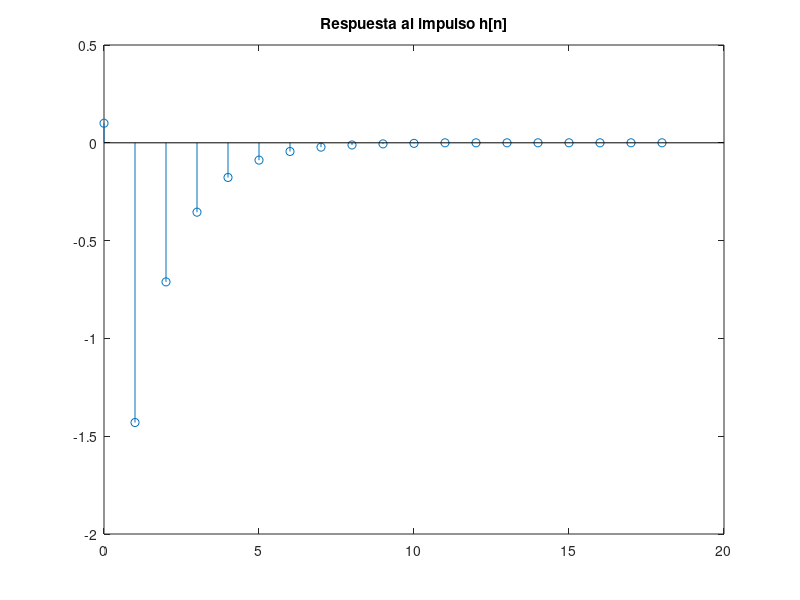

Reproduce this figure in MATLAB.
%tengo y[n] = (B^n * a1^n + B^n * a2d(n-l))*x[n]
%Grafico h[n] para B = 0.5, a1 = 0.2, a2 = -3 y l = 2

n = linspace(1, 10, 10);
g = (0.5).^n;
z = (0.2).^n + -3*(n == 2); %Delta en n = 2
h = conv(g, z);
n_conv = 0:(length(h) - 1);
figure;
stem(n_conv, h);
title('Respuesta al impulso h[n]');

%Para el primer caso, obtenga y(n) cuando x(n) = δ(n + 3).
